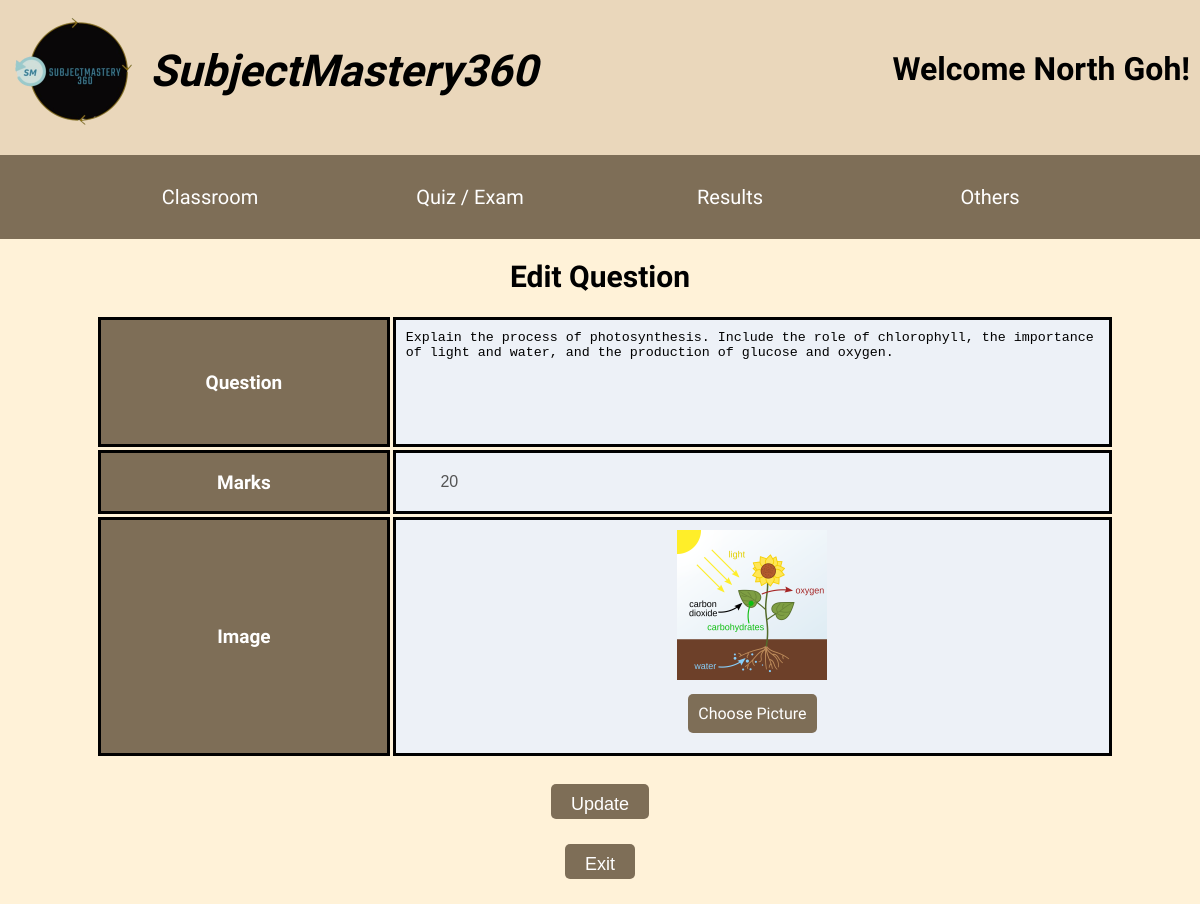
Screenshot of /php/teacher-editexam.php?id=11 (signed in) with the database file from the repository.
### tables this page shows
CREATE TABLE `exam_question` (
  `exam_question_id` int(11) NOT NULL,
  `exam_id` int(11) NOT NULL,
  `exam_question` text NOT NULL,
  `exam_marks` int(11) NOT NULL,
  `exam_attachment` varchar(255) DEFAULT NULL
);

### php/teacher-editexam.php (the view, shortened to what this page needs)
<?php
    include "feature-usermenu.php";
    if(isset($_GET['id'])) {
        $exam_question_id = $_GET['id'];
    } else {
        header("Location: teacher-manageexam.php");
        exit();
    }
?>
<!DOCTYPE html>
<html lang="en">
<head>
    <link rel="stylesheet" href="../css/teacher-editquiz.css">
    <link rel="stylesheet" href="../css/animation.css">
    <link rel="stylesheet" href="../css/teacher-editexam.css">
</head>
<body>
    <div class="headerquiz">
        Edit Question
    </div>
    <form method="post" enctype="multipart/form-data">
        <?php
            $sql = "SELECT * FROM exam_question WHERE exam_question_id = '$exam_question_id'";
            $result = mysqli_query($connection, $sql);
            $row = mysqli_fetch_assoc($result);
        ?>
        <table>
            <tr>
                <th>Question</th>
                <td><textarea name="question" id="question"><?php echo $row['exam_question']; ?></textarea></td>
            </tr>
            <tr>
                <th>Marks</th>
                <td><input type="text" value="<?php echo $row['exam_marks']; ?>" disabled></td>
            </tr>
            <tr>
                <th>Image</th>
                <td style="text-align: center;">
                    <?php if (!empty($row['exam_attachment'])): ?>
                        <img src="../data/image<?php echo $row['exam_attachment']; ?>" style="height:150px;" id="previewImage"> <br>
                    <?php else: ?>
                        <div style="width: 150px; height: 150px; border: 1px solid #ddd;"></div><br>
                    <?php endif; ?>
                    <label for="image" class="custom-file-input">
                    </label>
                </td>
            </tr>
        </table>
        <div class="divsubmit">
            <input type="submit" name="submit" value="Update" class="submitbtn">
        </div>
    </form>
    <div class="exit-btn">
        <button type="button" id="exit" onclick="exit()" class="exit-btn2">Exit</button>
    </div>
</body>
</html>

### css/usermenu.css (style rules this page uses)
body { margin: 0; padding: 0; background-color: #FFF2D8; font-family: 'Exo 2', sans-serif; }
#allmenu { font-family: 'Exo 2', sans-serif; color: black; }
* { padding:0; margin: 0; }

### css/teacher-editquiz.css (style rules this page uses)
.headerquiz { text-align: center; font-size: 30px; font-weight: bold; margin-bottom: 20px; margin-top: 20px; }
table { margin-left: 95px; align-items: center; width: 85%; margin-top: 18px; border-spacing: 3px; }
th, td { text-align: center; align-items: center; border: 3px solid black; padding: 10px; }
th { background-color: #7E6E57; color: white; text-align: center; padding: 10px; font-size: 19px; }
td { background-color: #edf1f7; font-size: 17px; }
input[type="text"], input[type="password"] { width: 90%; padding: 10px; font-size: 16px; background-color: #edf1f7; border: none; }
.submitbtn { height: 35px; padding: 10px 20px; font-size: 18px; background-color: #7E6E57; color: white; border: none; border-radius: 5px; cursor: pointer; transition: background-color 0.3s ease; text-align: center; }
.divsubmit { text-align: center; margin: 25px; }
.exit-btn2 { height: 35px; padding: 10px 20px; font-size: 18px; background-color: #7E6E57; color: white; border: none; border-radius: 5px; cursor: pointer; transition: background-color 0.3s ease; text-align: center; }
.exit-btn { text-align: center; margin: 25px; }

### css/animation.css (style rules this page uses)
body { animation: transitionIn 0.75s; }

### css/teacher-editexam.css (style rules this page uses)
textarea { width: 100%; height: 100px; resize: none; background-color: #edf1f7; border: none; }
.custom-file-input { display: inline-block; padding: 10px; font-size: 16px; background-color: #edf1f7; border: none; cursor: pointer; }
.custom-file-input::before { content: "Choose Picture"; display: inline-block; padding: 10px; background-color: #7E6E57; color: white; border: none; border-radius: 5px; cursor: pointer; }

### rows the page displays
exam_question: question "Explain the process of photosynthesis. Include the role of chlorophyll, the importance of light and water, and the production of glucose and oxygen.", exam_marks "20", exam_attachment (picture)

### other values shown
$_SESSION['first_name'] "North"
$_SESSION['last_name'] "Goh"
